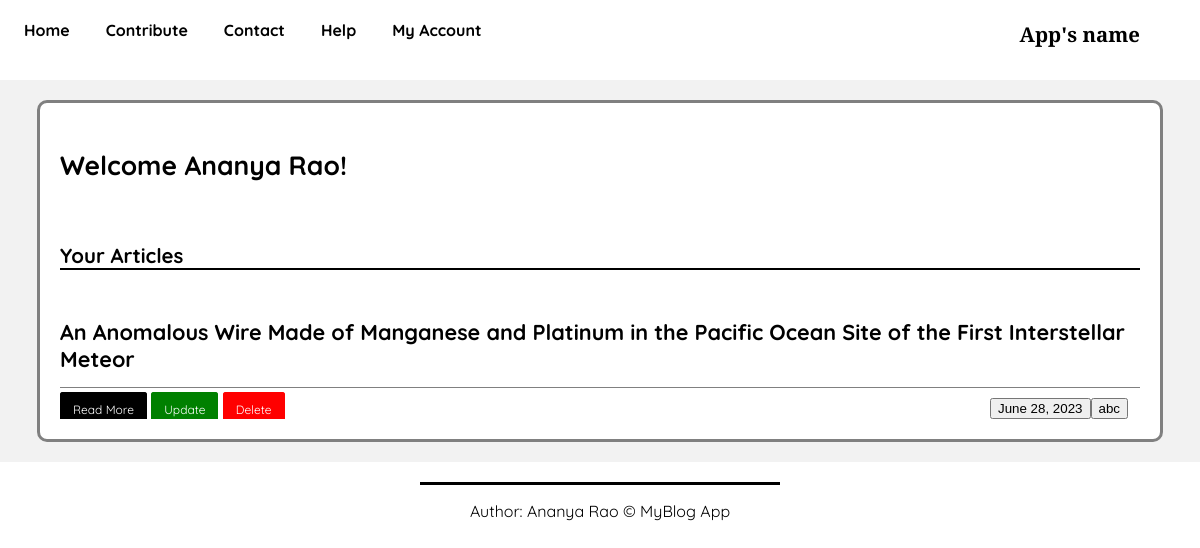
The app's page /my_account/ (signed in), older data.
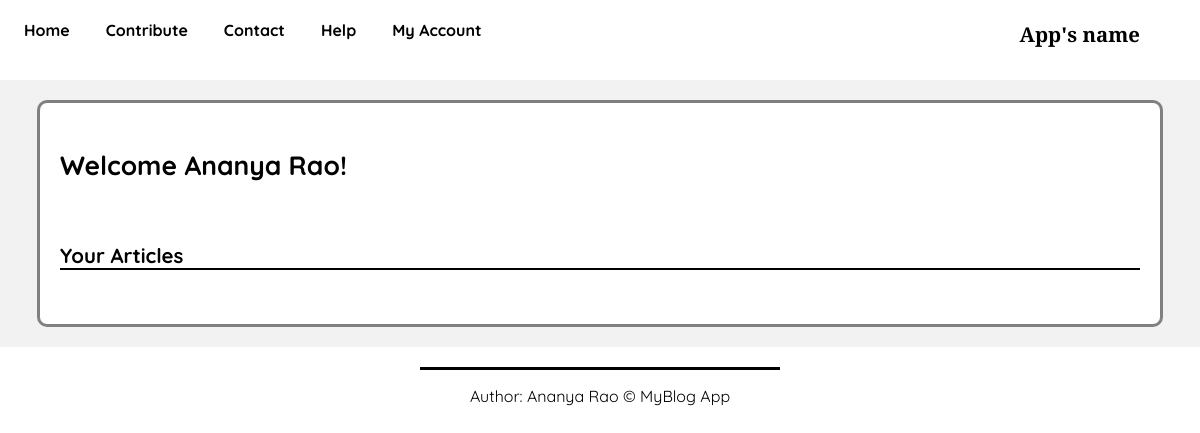
The same page, newer data.
### myapp/models.py (models this page shows, shortened)
class BlogModel(models.Model):
    user = models.ForeignKey(User, blank=True, null=True, on_delete=models.CASCADE)
    title = models.CharField(max_length=1000)
    content = FroalaField()
    pub_date = models.DateField()
    category = models.CharField(max_length=100)
    slug = models.SlugField(max_length=1000, null=True, blank=True)
    created_at = models.DateTimeField(auto_now_add=True)
    upload_to = models.DateTimeField(auto_now=True)

### myapp/views.py (the view)
# urls.py: path('my_account/', views.my_account, name="my_account"),
def my_account(request):
    context = {
    'blogs' : BlogModel.objects.filter(user = request.user)
    }
    return render(request, 'myaccount.html', context)

### templates/myaccount.html (shortened to what this page needs)
{% extends 'base.html' %}
{% block body %}
<div class="my-account">
    <div class="profile">
        <div style="display: flex;">
            <h3 class="welcome">Welcome {{ user.username }}!</h3>
        </div>
        <div>
            <h5 class="your-art">
                Your Articles
            </h5>
            <div style="overflow:auto;max-height:100vh;">
                {% for blog in blogs %}
                <div class="article">
                    <div class="text">
                        <h1 class="topic">{{ blog.title }}</h1>
                        <div style="display:flex; border-top: 1px solid gray; padding-top:10px;width:100%;">
                            <div style="width:50%;">
                                <a class="crud-r" href="{% url 'read' blog.slug %}">Read More</a>
                                <a class="crud-u" href="{% url 'update' blog.slug %}">Update</a>
                                <a class="crud-d" href="{% url 'delete' blog.slug %}">Delete</a>
                            </div>
                            <div style="width:50%;">
                               <div style="margin-right:1vw;"> <button class="type-article" style="float:right;">{{ blog.category }}</button></div>
                               <div style="margin-right:1vw;"> <button class="type-article" style="float:right;">{{ blog.pub_date }}</button></div>
                            </div>
                        </div>
                    </div>
                </div>
                {% endfor %}
            </div>
        </div>
    </div>
</div>
{% endblock body %}

Row changes from the older to the newer data that the page shows:
removed BlogModel: title "An Anomalous Wire Made of Manganese and Platinum in the Pacific Ocean Site of the First Interstellar Meteor", category "abc", pub_date "June 28, 2023"
